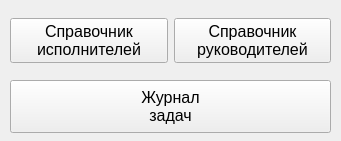
<?xml version="1.0" encoding="UTF-8"?>
<ui version="4.0">
 <class>MainWindow</class>
 <widget class="QMainWindow" name="MainWindow">
  <property name="geometry">
   <rect>
    <x>0</x>
    <y>0</y>
    <width>341</width>
    <height>141</height>
   </rect>
  </property>
  <property name="minimumSize">
   <size>
    <width>341</width>
    <height>141</height>
   </size>
  </property>
  <property name="maximumSize">
   <size>
    <width>341</width>
    <height>141</height>
   </size>
  </property>
  <property name="font">
   <font>
    <pointsize>12</pointsize>
   </font>
  </property>
  <property name="windowTitle">
   <string>Главное меню</string>
  </property>
  <widget class="QWidget" name="centralwidget">
   <widget class="QWidget" name="gridLayoutWidget">
    <property name="geometry">
     <rect>
      <x>10</x>
      <y>10</y>
      <width>321</width>
      <height>61</height>
     </rect>
    </property>
    <layout class="QGridLayout" name="gridLayout">
     <item row="1" column="0">
      <widget class="QPushButton" name="btnEmployesCatalog">
       <property name="text">
        <string>Справочник
исполнителей</string>
       </property>
      </widget>
     </item>
     <item row="1" column="1">
      <widget class="QPushButton" name="btnBosesCatalog">
       <property name="text">
        <string>Справочник
руководителей</string>
       </property>
      </widget>
     </item>
    </layout>
   </widget>
   <widget class="QPushButton" name="btnTasksJournal">
    <property name="geometry">
     <rect>
      <x>10</x>
      <y>80</y>
      <width>321</width>
      <height>53</height>
     </rect>
    </property>
    <property name="text">
     <string>Журнал
задач</string>
    </property>
   </widget>
  </widget>
 </widget>
 <tabstops>
  <tabstop>btnEmployesCatalog</tabstop>
  <tabstop>btnBosesCatalog</tabstop>
  <tabstop>btnTasksJournal</tabstop>
 </tabstops>
 <resources/>
 <connections/>
</ui>
